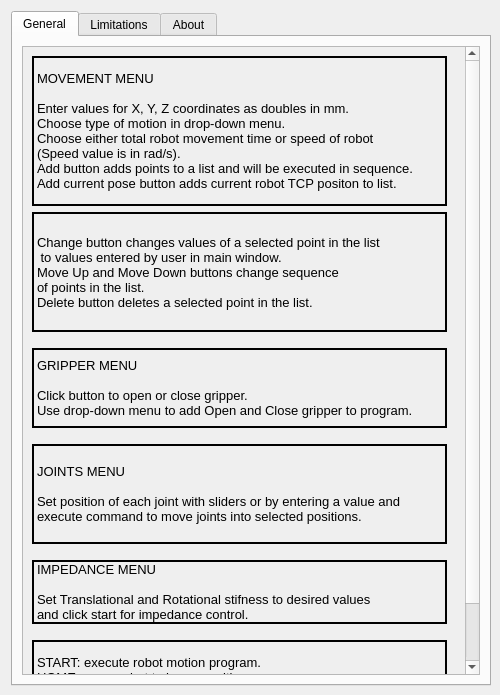
<?xml version="1.0" encoding="UTF-8"?>
<ui version="4.0">
 <class>HelpWindow</class>
 <widget class="QDialog" name="HelpWindow">
  <property name="geometry">
   <rect>
    <x>0</x>
    <y>0</y>
    <width>500</width>
    <height>695</height>
   </rect>
  </property>
  <property name="sizePolicy">
   <sizepolicy hsizetype="Fixed" vsizetype="Fixed">
    <horstretch>0</horstretch>
    <verstretch>0</verstretch>
   </sizepolicy>
  </property>
  <property name="minimumSize">
   <size>
    <width>500</width>
    <height>695</height>
   </size>
  </property>
  <property name="maximumSize">
   <size>
    <width>500</width>
    <height>695</height>
   </size>
  </property>
  <property name="windowTitle">
   <string>Help</string>
  </property>
  <layout class="QVBoxLayout" name="verticalLayout_5">
   <item>
    <widget class="QTabWidget" name="tabWidget">
     <property name="sizePolicy">
      <sizepolicy hsizetype="Fixed" vsizetype="Fixed">
       <horstretch>0</horstretch>
       <verstretch>0</verstretch>
      </sizepolicy>
     </property>
     <property name="minimumSize">
      <size>
       <width>480</width>
       <height>675</height>
      </size>
     </property>
     <property name="maximumSize">
      <size>
       <width>480</width>
       <height>675</height>
      </size>
     </property>
     <property name="currentIndex">
      <number>0</number>
     </property>
     <widget class="QWidget" name="tab">
      <attribute name="title">
       <string>General</string>
      </attribute>
      <layout class="QVBoxLayout" name="verticalLayout_2">
       <item>
        <widget class="QScrollArea" name="scrollArea">
         <property name="widgetResizable">
          <bool>true</bool>
         </property>
         <widget class="QWidget" name="scrollAreaWidgetContents_2">
          <property name="geometry">
           <rect>
            <x>0</x>
            <y>0</y>
            <width>442</width>
            <height>728</height>
           </rect>
          </property>
          <layout class="QVBoxLayout" name="verticalLayout_3">
           <item>
            <widget class="QLabel" name="label_2">
             <property name="sizePolicy">
              <sizepolicy hsizetype="Fixed" vsizetype="Fixed">
               <horstretch>0</horstretch>
               <verstretch>0</verstretch>
              </sizepolicy>
             </property>
             <property name="minimumSize">
              <size>
               <width>415</width>
               <height>150</height>
              </size>
             </property>
             <property name="maximumSize">
              <size>
               <width>415</width>
               <height>150</height>
              </size>
             </property>
             <property name="font">
              <font>
               <pointsize>10</pointsize>
              </font>
             </property>
             <property name="frameShape">
              <enum>QFrame::Box</enum>
             </property>
             <property name="lineWidth">
              <number>2</number>
             </property>
             <property name="text">
              <string>MOVEMENT MENU

Enter values for X, Y, Z coordinates as doubles in mm.
Choose type of motion in drop-down menu.
Choose either total robot movement time or speed of robot
(Speed value is in rad/s).
Add button adds points to a list and will be executed in sequence. 
Add current pose button adds current robot TCP positon to list.</string>
             </property>
             <property name="margin">
              <number>6</number>
             </property>
            </widget>
           </item>
           <item>
            <widget class="QLabel" name="label_4">
             <property name="sizePolicy">
              <sizepolicy hsizetype="Fixed" vsizetype="Fixed">
               <horstretch>0</horstretch>
               <verstretch>0</verstretch>
              </sizepolicy>
             </property>
             <property name="minimumSize">
              <size>
               <width>415</width>
               <height>120</height>
              </size>
             </property>
             <property name="maximumSize">
              <size>
               <width>415</width>
               <height>120</height>
              </size>
             </property>
             <property name="sizeIncrement">
              <size>
               <width>0</width>
               <height>0</height>
              </size>
             </property>
             <property name="font">
              <font>
               <pointsize>10</pointsize>
              </font>
             </property>
             <property name="frameShape">
              <enum>QFrame::Box</enum>
             </property>
             <property name="lineWidth">
              <number>2</number>
             </property>
             <property name="text">
              <string>Change button changes values of a selected point in the list
 to values entered by user in main window.
Move Up and Move Down buttons change sequence
of points in the list.
Delete button deletes a selected point in the list.</string>
             </property>
             <property name="margin">
              <number>6</number>
             </property>
            </widget>
           </item>
           <item>
            <spacer name="verticalSpacer_2">
             <property name="orientation">
              <enum>Qt::Vertical</enum>
             </property>
             <property name="sizeType">
              <enum>QSizePolicy::Fixed</enum>
             </property>
             <property name="sizeHint" stdset="0">
              <size>
               <width>20</width>
               <height>10</height>
              </size>
             </property>
            </spacer>
           </item>
           <item>
            <widget class="QLabel" name="label_5">
             <property name="sizePolicy">
              <sizepolicy hsizetype="Fixed" vsizetype="Fixed">
               <horstretch>0</horstretch>
               <verstretch>0</verstretch>
              </sizepolicy>
             </property>
             <property name="minimumSize">
              <size>
               <width>415</width>
               <height>80</height>
              </size>
             </property>
             <property name="maximumSize">
              <size>
               <width>415</width>
               <height>80</height>
              </size>
             </property>
             <property name="font">
              <font>
               <pointsize>10</pointsize>
              </font>
             </property>
             <property name="frameShape">
              <enum>QFrame::Box</enum>
             </property>
             <property name="lineWidth">
              <number>2</number>
             </property>
             <property name="text">
              <string>GRIPPER MENU

Click button to open or close gripper.
Use drop-down menu to add Open and Close gripper to program.</string>
             </property>
             <property name="margin">
              <number>6</number>
             </property>
            </widget>
           </item>
           <item>
            <spacer name="verticalSpacer">
             <property name="orientation">
              <enum>Qt::Vertical</enum>
             </property>
             <property name="sizeType">
              <enum>QSizePolicy::Fixed</enum>
             </property>
             <property name="sizeHint" stdset="0">
              <size>
               <width>20</width>
               <height>10</height>
              </size>
             </property>
            </spacer>
           </item>
           <item>
            <widget class="QLabel" name="label_8">
             <property name="sizePolicy">
              <sizepolicy hsizetype="Fixed" vsizetype="Fixed">
               <horstretch>0</horstretch>
               <verstretch>0</verstretch>
              </sizepolicy>
             </property>
             <property name="minimumSize">
              <size>
               <width>415</width>
               <height>100</height>
              </size>
             </property>
             <property name="maximumSize">
              <size>
               <width>415</width>
               <height>100</height>
              </size>
             </property>
             <property name="font">
              <font>
               <pointsize>10</pointsize>
              </font>
             </property>
             <property name="frameShape">
              <enum>QFrame::Box</enum>
             </property>
             <property name="lineWidth">
              <number>2</number>
             </property>
             <property name="text">
              <string>JOINTS MENU

Set position of each joint with sliders or by entering a value and
execute command to move joints into selected positions.</string>
             </property>
             <property name="margin">
              <number>6</number>
             </property>
            </widget>
           </item>
           <item>
            <spacer name="verticalSpacer_3">
             <property name="orientation">
              <enum>Qt::Vertical</enum>
             </property>
             <property name="sizeType">
              <enum>QSizePolicy::Fixed</enum>
             </property>
             <property name="sizeHint" stdset="0">
              <size>
               <width>20</width>
               <height>10</height>
              </size>
             </property>
            </spacer>
           </item>
           <item>
            <widget class="QLabel" name="label_3">
             <property name="minimumSize">
              <size>
               <width>415</width>
               <height>0</height>
              </size>
             </property>
             <property name="maximumSize">
              <size>
               <width>415</width>
               <height>16777215</height>
              </size>
             </property>
             <property name="font">
              <font>
               <pointsize>10</pointsize>
              </font>
             </property>
             <property name="frameShape">
              <enum>QFrame::Box</enum>
             </property>
             <property name="lineWidth">
              <number>2</number>
             </property>
             <property name="text">
              <string>IMPEDANCE MENU

Set Translational and Rotational stifness to desired values
and click start for impedance control.</string>
             </property>
             <property name="margin">
              <number>6</number>
             </property>
            </widget>
           </item>
           <item>
            <spacer name="verticalSpacer_4">
             <property name="orientation">
              <enum>Qt::Vertical</enum>
             </property>
             <property name="sizeType">
              <enum>QSizePolicy::Fixed</enum>
             </property>
             <property name="sizeHint" stdset="0">
              <size>
               <width>20</width>
               <height>10</height>
              </size>
             </property>
            </spacer>
           </item>
           <item>
            <widget class="QLabel" name="label_10">
             <property name="sizePolicy">
              <sizepolicy hsizetype="Fixed" vsizetype="Fixed">
               <horstretch>0</horstretch>
               <verstretch>0</verstretch>
              </sizepolicy>
             </property>
             <property name="minimumSize">
              <size>
               <width>415</width>
               <height>90</height>
              </size>
             </property>
             <property name="maximumSize">
              <size>
               <width>415</width>
               <height>90</height>
              </size>
             </property>
             <property name="font">
              <font>
               <pointsize>10</pointsize>
              </font>
             </property>
             <property name="frameShape">
              <enum>QFrame::Box</enum>
             </property>
             <property name="lineWidth">
              <number>2</number>
             </property>
             <property name="text">
              <string>START: execute robot motion program.
HOME: move robot to home position.
RESET: reset GUI.
EXIT: exit the application.</string>
             </property>
             <property name="margin">
              <number>6</number>
             </property>
            </widget>
           </item>
          </layout>
         </widget>
        </widget>
       </item>
      </layout>
     </widget>
     <widget class="QWidget" name="tab_2">
      <attribute name="title">
       <string>Limitations</string>
      </attribute>
      <widget class="QScrollArea" name="scrollArea_3">
       <property name="geometry">
        <rect>
         <x>9</x>
         <y>9</y>
         <width>461</width>
         <height>621</height>
        </rect>
       </property>
       <property name="widgetResizable">
        <bool>true</bool>
       </property>
       <widget class="QWidget" name="scrollAreaWidgetContents">
        <property name="geometry">
         <rect>
          <x>0</x>
          <y>0</y>
          <width>459</width>
          <height>619</height>
         </rect>
        </property>
        <widget class="QLabel" name="label_6">
         <property name="geometry">
          <rect>
           <x>10</x>
           <y>10</y>
           <width>431</width>
           <height>371</height>
          </rect>
         </property>
         <property name="frameShape">
          <enum>QFrame::Box</enum>
         </property>
         <property name="lineWidth">
          <number>2</number>
         </property>
         <property name="text">
          <string>Movement limitation are as follows:

Cartesian space:
        X: -700 to 700 mm
        Y: -700 to 700 mm
        Z: 200 to 800 mm

Joints [deg]:
        Joint 1: -166 to 166
        Joint 2: -101 to 101
        Joint 3: -166 to 166
        Joint 4: -176 to -4
        Joint 5: -166 to 166
        Joint 6: -1 to 215
        Joint 7: -166 to 166

Impedance control:
        Translational stifness: 150
        Rotational stifness: 15</string>
         </property>
         <property name="margin">
          <number>6</number>
         </property>
        </widget>
        <widget class="QLabel" name="label_7">
         <property name="geometry">
          <rect>
           <x>10</x>
           <y>390</y>
           <width>431</width>
           <height>81</height>
          </rect>
         </property>
         <property name="font">
          <font>
           <pointsize>13</pointsize>
          </font>
         </property>
         <property name="frameShape">
          <enum>QFrame::Box</enum>
         </property>
         <property name="lineWidth">
          <number>2</number>
         </property>
         <property name="text">
          <string>PLEASE PROVIDE SAFE WORKING ENVIRONMENT
AND ALWAYS KEEP STOP BUTTON AT HAND!</string>
         </property>
         <property name="margin">
          <number>6</number>
         </property>
        </widget>
       </widget>
      </widget>
     </widget>
     <widget class="QWidget" name="tab_3">
      <attribute name="title">
       <string>About</string>
      </attribute>
      <layout class="QVBoxLayout" name="verticalLayout">
       <item>
        <widget class="QScrollArea" name="scrollArea_2">
         <property name="widgetResizable">
          <bool>true</bool>
         </property>
         <widget class="QWidget" name="scrollAreaWidgetContents_3">
          <property name="geometry">
           <rect>
            <x>0</x>
            <y>0</y>
            <width>456</width>
            <height>624</height>
           </rect>
          </property>
          <layout class="QVBoxLayout" name="verticalLayout_4">
           <item>
            <widget class="QLabel" name="label">
             <property name="sizePolicy">
              <sizepolicy hsizetype="Fixed" vsizetype="Preferred">
               <horstretch>0</horstretch>
               <verstretch>0</verstretch>
              </sizepolicy>
             </property>
             <property name="minimumSize">
              <size>
               <width>415</width>
               <height>0</height>
              </size>
             </property>
             <property name="maximumSize">
              <size>
               <width>415</width>
               <height>16777215</height>
              </size>
             </property>
             <property name="sizeIncrement">
              <size>
               <width>415</width>
               <height>0</height>
              </size>
             </property>
             <property name="font">
              <font>
               <pointsize>10</pointsize>
              </font>
             </property>
             <property name="frameShape">
              <enum>QFrame::Box</enum>
             </property>
             <property name="lineWidth">
              <number>2</number>
             </property>
             <property name="text">
              <string>GUI Application

Franka Emika GUI allows a fast and direct low-level control of the
arm and gripper. Movement is executed by using controllers
provided by libfranka C++ library.
The GUI application was built using C++ and Qt Creator as a part
of an undergraduate project.
It was programmed by Tin Domitrek with help from his co-mentor
Filip Šuligoj and mentor Marko Švaco.</string>
             </property>
             <property name="margin">
              <number>10</number>
             </property>
            </widget>
           </item>
           <item>
            <widget class="QLabel" name="label_12">
             <property name="sizePolicy">
              <sizepolicy hsizetype="Fixed" vsizetype="Preferred">
               <horstretch>0</horstretch>
               <verstretch>0</verstretch>
              </sizepolicy>
             </property>
             <property name="minimumSize">
              <size>
               <width>415</width>
               <height>0</height>
              </size>
             </property>
             <property name="maximumSize">
              <size>
               <width>415</width>
               <height>16777215</height>
              </size>
             </property>
             <property name="font">
              <font>
               <pointsize>10</pointsize>
              </font>
             </property>
             <property name="frameShape">
              <enum>QFrame::Box</enum>
             </property>
             <property name="lineWidth">
              <number>2</number>
             </property>
             <property name="text">
              <string>The sensitive and agile Arm features 7 DOF with torque sensors
at each joint. It comes with a payload of 3 kg, a reach of
855 mm and a workspace coverage of 94.5%.
The hand has a very sensitive gripper. With a continuous grasping
force of 70N and a stroke of 80mm it can grasp almost
anything you want.</string>
             </property>
             <property name="margin">
              <number>5</number>
             </property>
            </widget>
           </item>
           <item>
            <widget class="QLabel" name="label_13">
             <property name="sizePolicy">
              <sizepolicy hsizetype="Fixed" vsizetype="Preferred">
               <horstretch>0</horstretch>
               <verstretch>0</verstretch>
              </sizepolicy>
             </property>
             <property name="minimumSize">
              <size>
               <width>415</width>
               <height>320</height>
              </size>
             </property>
             <property name="maximumSize">
              <size>
               <width>415</width>
               <height>320</height>
              </size>
             </property>
             <property name="frameShape">
              <enum>QFrame::Box</enum>
             </property>
             <property name="lineWidth">
              <number>2</number>
             </property>
             <property name="text">
              <string/>
             </property>
             <property name="pixmap">
              <pixmap resource="Resources.qrc">:/images/panda.png</pixmap>
             </property>
             <property name="scaledContents">
              <bool>false</bool>
             </property>
             <property name="alignment">
              <set>Qt::AlignCenter</set>
             </property>
            </widget>
           </item>
          </layout>
         </widget>
        </widget>
       </item>
      </layout>
     </widget>
    </widget>
   </item>
  </layout>
 </widget>
 <resources>
  <include location="Resources.qrc"/>
 </resources>
 <connections/>
</ui>
